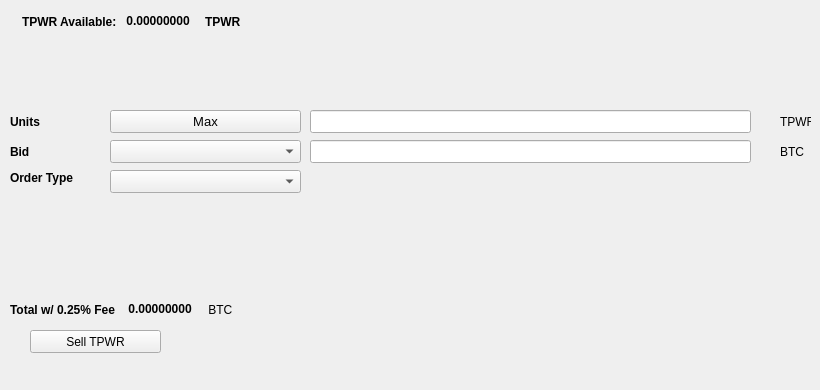
   <widget class="QWidget" name="SellTab">
    <attribute name="title">
     <string>Sell</string>
    </attribute>
    <widget class="QLabel" name="label_16">
     <property name="geometry">
      <rect>
       <x>780</x>
       <y>140</y>
       <width>31</width>
       <height>23</height>
      </rect>
     </property>
     <property name="text">
      <string>BTC</string>
     </property>
    </widget>
    <widget class="QComboBox" name="SellBidcomboBox">
     <property name="geometry">
      <rect>
       <x>110</x>
       <y>140</y>
       <width>191</width>
       <height>23</height>
      </rect>
     </property>
     <property name="font">
      <font>
       <pointsize>10</pointsize>
      </font>
     </property>
    </widget>
    <widget class="QLabel" name="label_18">
     <property name="geometry">
      <rect>
       <x>10</x>
       <y>110</y>
       <width>46</width>
       <height>23</height>
      </rect>
     </property>
     <property name="font">
      <font>
       <weight>75</weight>
       <bold>true</bold>
      </font>
     </property>
     <property name="text">
      <string>Units</string>
     </property>
    </widget>
    <widget class="QPushButton" name="Sell_Max_Amount">
     <property name="geometry">
      <rect>
       <x>110</x>
       <y>110</y>
       <width>191</width>
       <height>23</height>
      </rect>
     </property>
     <property name="font">
      <font>
       <pointsize>10</pointsize>
      </font>
     </property>
     <property name="text">
      <string>Max</string>
     </property>
    </widget>
    <widget class="QLabel" name="label_20">
     <property name="geometry">
      <rect>
       <x>10</x>
       <y>170</y>
       <width>91</width>
       <height>16</height>
      </rect>
     </property>
     <property name="font">
      <font>
       <weight>75</weight>
       <bold>true</bold>
      </font>
     </property>
     <property name="text">
      <string>Order Type</string>
     </property>
    </widget>
    <widget class="QComboBox" name="SellOrdertypeCombo">
     <property name="geometry">
      <rect>
       <x>110</x>
       <y>170</y>
       <width>191</width>
       <height>23</height>
      </rect>
     </property>
     <property name="font">
      <font>
       <pointsize>10</pointsize>
      </font>
     </property>
    </widget>
    <widget class="QLabel" name="label_21">
     <property name="geometry">
      <rect>
       <x>10</x>
       <y>140</y>
       <width>46</width>
       <height>23</height>
      </rect>
     </property>
     <property name="font">
      <font>
       <weight>75</weight>
       <bold>true</bold>
      </font>
     </property>
     <property name="text">
      <string>Bid</string>
     </property>
    </widget>
    <widget class="QLabel" name="label_22">
     <property name="geometry">
      <rect>
       <x>780</x>
       <y>110</y>
       <width>31</width>
       <height>23</height>
      </rect>
     </property>
     <property name="text">
      <string>TPWR</string>
     </property>
    </widget>
    <widget class="QLineEdit" name="UnitsInputtpwr">
     <property name="geometry">
      <rect>
       <x>310</x>
       <y>110</y>
       <width>441</width>
       <height>23</height>
      </rect>
     </property>
     <property name="font">
      <font>
       <pointsize>9</pointsize>
       <weight>75</weight>
       <bold>true</bold>
      </font>
     </property>
    </widget>
    <widget class="QLineEdit" name="SellBidPriceEdit">
     <property name="geometry">
      <rect>
       <x>310</x>
       <y>140</y>
       <width>441</width>
       <height>23</height>
      </rect>
     </property>
     <property name="font">
      <font>
       <pointsize>9</pointsize>
       <weight>75</weight>
       <bold>true</bold>
      </font>
     </property>
    </widget>
    <widget class="QPushButton" name="SelltpwrBTN">
     <property name="geometry">
      <rect>
       <x>30</x>
       <y>330</y>
       <width>131</width>
       <height>23</height>
      </rect>
     </property>
     <property name="text">
      <string>Sell TPWR</string>
     </property>
     <property name="icon">
      <iconset resource="../tpwr">
       <normaloff>:/icons/bitcoin</normaloff>:/icons/bitcoin</iconset>
     </property>
    </widget>
    <widget class="QWidget" name="layoutWidget3">
     <property name="geometry">
      <rect>
       <x>22</x>
       <y>12</y>
       <width>258</width>
       <height>19</height>
      </rect>
     </property>
     <layout class="QHBoxLayout" name="horizontalLayout">
      <item>
       <widget class="QLabel" name="label232_2">
        <property name="font">
         <font>
          <weight>75</weight>
          <bold>true</bold>
         </font>
        </property>
        <property name="text">
         <string>TPWR Available:</string>
        </property>
       </widget>
      </item>
      <item>
       <widget class="QLabel" name="tpwrAvailableLabel">
        <property name="palette">
         <palette>
          <active>
           <colorrole role="WindowText">
            <brush brushstyle="SolidPattern">
             <color alpha="255">
              <red>0</red>
              <green>0</green>
              <blue>0</blue>
             </color>
            </brush>
           </colorrole>
           <colorrole role="Button">
            <brush brushstyle="SolidPattern">
             <color alpha="255">
              <red>0</red>
              <green>170</green>
              <blue>0</blue>
             </color>
            </brush>
           </colorrole>
           <colorrole role="Light">
            <brush brushstyle="SolidPattern">
             <color alpha="255">
              <red>0</red>
              <green>255</green>
              <blue>0</blue>
             </color>
            </brush>
           </colorrole>
           <colorrole role="Midlight">
            <brush brushstyle="SolidPattern">
             <color alpha="255">
              <red>0</red>
              <green>212</green>
              <blue>0</blue>
             </color>
            </brush>
           </colorrole>
           <colorrole role="Dark">
            <brush brushstyle="SolidPattern">
             <color alpha="255">
              <red>0</red>
              <green>85</green>
              <blue>0</blue>
             </color>
            </brush>
           </colorrole>
           <colorrole role="Mid">
            <brush brushstyle="SolidPattern">
             <color alpha="255">
              <red>0</red>
              <green>113</green>
              <blue>0</blue>
             </color>
            </brush>
           </colorrole>
           <colorrole role="Text">
            <brush brushstyle="SolidPattern">
             <color alpha="255">
              <red>0</red>
              <green>170</green>
              <blue>0</blue>
             </color>
            </brush>
           </colorrole>
           <colorrole role="BrightText">
            <brush brushstyle="SolidPattern">
             <color alpha="255">
              <red>255</red>
              <green>255</green>
              <blue>255</blue>
             </color>
            </brush>
           </colorrole>
           <colorrole role="ButtonText">
            <brush brushstyle="SolidPattern">
             <color alpha="255">
              <red>0</red>
              <green>0</green>
              <blue>0</blue>
             </color>
            </brush>
           </colorrole>
           <colorrole role="Base">
            <brush brushstyle="SolidPattern">
             <color alpha="255">
              <red>255</red>
              <green>255</green>
              <blue>255</blue>
             </color>
            </brush>
           </colorrole>
           <colorrole role="Window">
            <brush brushstyle="SolidPattern">
             <color alpha="255">
              <red>0</red>
              <green>170</green>
              <blue>0</blue>
             </color>
            </brush>
           </colorrole>
           <colorrole role="Shadow">
            <brush brushstyle="SolidPattern">
             <color alpha="255">
              <red>0</red>
              <green>0</green>
              <blue>0</blue>
             </color>
            </brush>
           </colorrole>
           <colorrole role="AlternateBase">
            <brush brushstyle="SolidPattern">
             <color alpha="255">
              <red>127</red>
              <green>212</green>
              <blue>127</blue>
             </color>
            </brush>
           </colorrole>
           <colorrole role="ToolTipBase">
            <brush brushstyle="SolidPattern">
             <color alpha="255">
              <red>255</red>
              <green>255</green>
              <blue>220</blue>
             </color>
            </brush>
           </colorrole>
           <colorrole role="ToolTipText">
            <brush brushstyle="SolidPattern">
             <color alpha="255">
              <red>0</red>
              <green>0</green>
              <blue>0</blue>
             </color>
            </brush>
           </colorrole>
          </active>
          <inactive>
           <colorrole role="WindowText">
            <brush brushstyle="SolidPattern">
             <color alpha="255">
              <red>0</red>
              <green>0</green>
              <blue>0</blue>
             </color>
            </brush>
           </colorrole>
           <colorrole role="Button">
            <brush brushstyle="SolidPattern">
             <color alpha="255">
              <red>0</red>
              <green>170</green>
              <blue>0</blue>
             </color>
            </brush>
           </colorrole>
           <colorrole role="Light">
            <brush brushstyle="SolidPattern">
             <color alpha="255">
              <red>0</red>
              <green>255</green>
              <blue>0</blue>
             </color>
            </brush>
           </colorrole>
           <colorrole role="Midlight">
            <brush brushstyle="SolidPattern">
             <color alpha="255">
              <red>0</red>
              <green>212</green>
              <blue>0</blue>
             </color>
            </brush>
           </colorrole>
           <colorrole role="Dark">
            <brush brushstyle="SolidPattern">
             <color alpha="255">
              <red>0</red>
              <green>85</green>
              <blue>0</blue>
             </color>
            </brush>
           </colorrole>
           <colorrole role="Mid">
            <brush brushstyle="SolidPattern">
             <color alpha="255">
              <red>0</red>
              <green>113</green>
              <blue>0</blue>
             </color>
            </brush>
           </colorrole>
           <colorrole role="Text">
            <brush brushstyle="SolidPattern">
             <color alpha="255">
              <red>0</red>
              <green>170</green>
              <blue>0</blue>
             </color>
            </brush>
           </colorrole>
           <colorrole role="BrightText">
            <brush brushstyle="SolidPattern">
             <color alpha="255">
              <red>255</red>
              <green>255</green>
              <blue>255</blue>
             </color>
            </brush>
           </colorrole>
           <colorrole role="ButtonText">
            <brush brushstyle="SolidPattern">
             <color alpha="255">
              <red>0</red>
              <green>0</green>
              <blue>0</blue>
             </color>
            </brush>
           </colorrole>
           <colorrole role="Base">
            <brush brushstyle="SolidPattern">
             <color alpha="255">
              <red>255</red>
              <green>255</green>
              <blue>255</blue>
             </color>
            </brush>
           </colorrole>
           <colorrole role="Window">
            <brush brushstyle="SolidPattern">
             <color alpha="255">
              <red>0</red>
              <green>170</green>
              <blue>0</blue>
             </color>
            </brush>
           </colorrole>
           <colorrole role="Shadow">
            <brush brushstyle="SolidPattern">
             <color alpha="255">
              <red>0</red>
              <green>0</green>
              <blue>0</blue>
             </color>
            </brush>
           </colorrole>
           <colorrole role="AlternateBase">
            <brush brushstyle="SolidPattern">
             <color alpha="255">
              <red>127</red>
              <green>212</green>
              <blue>127</blue>
             </color>
            </brush>
           </colorrole>
           <colorrole role="ToolTipBase">
            <brush brushstyle="SolidPattern">
             <color alpha="255">
              <red>255</red>
              <green>255</green>
              <blue>220</blue>
             </color>
            </brush>
           </colorrole>
           <colorrole role="ToolTipText">
            <brush brushstyle="SolidPattern">
             <color alpha="255">
              <red>0</red>
              <green>0</green>
              <blue>0</blue>
             </color>
            </brush>
           </colorrole>
          </inactive>
          <disabled>
           <colorrole role="WindowText">
            <brush brushstyle="SolidPattern">
             <color alpha="255">
              <red>0</red>
              <green>85</green>
              <blue>0</blue>
             </color>
            </brush>
           </colorrole>
           <colorrole role="Button">
            <brush brushstyle="SolidPattern">
             <color alpha="255">
              <red>0</red>
              <green>170</green>
              <blue>0</blue>
             </color>
            </brush>
           </colorrole>
           <colorrole role="Light">
            <brush brushstyle="SolidPattern">
             <color alpha="255">
              <red>0</red>
              <green>255</green>
              <blue>0</blue>
             </color>
            </brush>
           </colorrole>
           <colorrole role="Midlight">
            <brush brushstyle="SolidPattern">
             <color alpha="255">
              <red>0</red>
              <green>212</green>
              <blue>0</blue>
             </color>
            </brush>
           </colorrole>
           <colorrole role="Dark">
            <brush brushstyle="SolidPattern">
             <color alpha="255">
              <red>0</red>
              <green>85</green>
              <blue>0</blue>
             </color>
            </brush>
           </colorrole>
           <colorrole role="Mid">
            <brush brushstyle="SolidPattern">
             <color alpha="255">
              <red>0</red>
              <green>113</green>
              <blue>0</blue>
             </color>
            </brush>
           </colorrole>
           <colorrole role="Text">
            <brush brushstyle="SolidPattern">
             <color alpha="255">
              <red>0</red>
              <green>85</green>
              <blue>0</blue>
             </color>
            </brush>
           </colorrole>
           <colorrole role="BrightText">
            <brush brushstyle="SolidPattern">
             <color alpha="255">
              <red>255</red>
              <green>255</green>
              <blue>255</blue>
             </color>
            </brush>
           </colorrole>
           <colorrole role="ButtonText">
            <brush brushstyle="SolidPattern">
             <color alpha="255">
              <red>0</red>
              <green>85</green>
              <blue>0</blue>
             </color>
            </brush>
           </colorrole>
           <colorrole role="Base">
            <brush brushstyle="SolidPattern">
             <color alpha="255">
              <red>0</red>
              <green>170</green>
              <blue>0</blue>
             </color>
            </brush>
           </colorrole>
           <colorrole role="Window">
            <brush brushstyle="SolidPattern">
             <color alpha="255">
              <red>0</red>
              <green>170</green>
              <blue>0</blue>
             </color>
            </brush>
           </colorrole>
           <colorrole role="Shadow">
            <brush brushstyle="SolidPattern">
             <color alpha="255">
              <red>0</red>
              <green>0</green>
              <blue>0</blue>
             </color>
            </brush>
           </colorrole>
           <colorrole role="AlternateBase">
            <brush brushstyle="SolidPattern">
             <color alpha="255">
              <red>0</red>
              <green>170</green>
              <blue>0</blue>
             </color>
            </brush>
           </colorrole>
           <colorrole role="ToolTipBase">
            <brush brushstyle="SolidPattern">
             <color alpha="255">
              <red>255</red>
              <green>255</green>
              <blue>220</blue>
             </color>
            </brush>
           </colorrole>
           <colorrole role="ToolTipText">
            <brush brushstyle="SolidPattern">
             <color alpha="255">
              <red>0</red>
              <green>0</green>
              <blue>0</blue>
             </color>
            </brush>
           </colorrole>
          </disabled>
         </palette>
        </property>
        <property name="font">
         <font>
          <weight>75</weight>
          <bold>true</bold>
         </font>
        </property>
        <property name="text">
         <string> 0.00000000 </string>
        </property>
        <property name="textInteractionFlags">
         <set>Qt::LinksAccessibleByMouse|Qt::TextSelectableByKeyboard|Qt::TextSelectableByMouse</set>
        </property>
       </widget>
      </item>
      <item>
       <widget class="QLabel" name="labeltpwr">
        <property name="font">
         <font>
          <weight>75</weight>
          <bold>true</bold>
         </font>
        </property>
        <property name="text">
         <string>TPWR</string>
        </property>
       </widget>
      </item>
     </layout>
    </widget>
    <widget class="QWidget" name="layoutWidget">
     <property name="geometry">
      <rect>
       <x>10</x>
       <y>300</y>
       <width>268</width>
       <height>19</height>
      </rect>
     </property>
     <layout class="QHBoxLayout" name="horizontalLayout_2">
      <item>
       <widget class="QLabel" name="label_19">
        <property name="font">
         <font>
          <weight>75</weight>
          <bold>true</bold>
         </font>
        </property>
        <property name="text">
         <string>Total w/ 0.25% Fee </string>
        </property>
       </widget>
      </item>
      <item>
       <widget class="QLabel" name="SellCostLabel">
        <property name="palette">
         <palette>
          <active>
           <colorrole role="WindowText">
            <brush brushstyle="SolidPattern">
             <color alpha="255">
              <red>0</red>
              <green>0</green>
              <blue>0</blue>
             </color>
            </brush>
           </colorrole>
           <colorrole role="Button">
            <brush brushstyle="SolidPattern">
             <color alpha="255">
              <red>0</red>
              <green>170</green>
              <blue>0</blue>
             </color>
            </brush>
           </colorrole>
           <colorrole role="Light">
            <brush brushstyle="SolidPattern">
             <color alpha="255">
              <red>0</red>
              <green>255</green>
              <blue>0</blue>
             </color>
            </brush>
           </colorrole>
           <colorrole role="Midlight">
            <brush brushstyle="SolidPattern">
             <color alpha="255">
              <red>0</red>
              <green>212</green>
              <blue>0</blue>
             </color>
            </brush>
           </colorrole>
           <colorrole role="Dark">
            <brush brushstyle="SolidPattern">
             <color alpha="255">
              <red>0</red>
              <green>85</green>
              <blue>0</blue>
             </color>
            </brush>
           </colorrole>
           <colorrole role="Mid">
            <brush brushstyle="SolidPattern">
             <color alpha="255">
              <red>0</red>
              <green>113</green>
              <blue>0</blue>
             </color>
            </brush>
           </colorrole>
           <colorrole role="Text">
            <brush brushstyle="SolidPattern">
             <color alpha="255">
              <red>0</red>
              <green>170</green>
              <blue>0</blue>
             </color>
            </brush>
           </colorrole>
           <colorrole role="BrightText">
            <brush brushstyle="SolidPattern">
             <color alpha="255">
              <red>255</red>
              <green>255</green>
              <blue>255</blue>
             </color>
            </brush>
           </colorrole>
           <colorrole role="ButtonText">
            <brush brushstyle="SolidPattern">
             <color alpha="255">
              <red>0</red>
              <green>0</green>
              <blue>0</blue>
             </color>
            </brush>
           </colorrole>
           <colorrole role="Base">
            <brush brushstyle="SolidPattern">
             <color alpha="255">
              <red>255</red>
              <green>255</green>
              <blue>255</blue>
             </color>
            </brush>
           </colorrole>
           <colorrole role="Window">
            <brush brushstyle="SolidPattern">
             <color alpha="255">
              <red>0</red>
              <green>170</green>
              <blue>0</blue>
             </color>
            </brush>
           </colorrole>
           <colorrole role="Shadow">
            <brush brushstyle="SolidPattern">
             <color alpha="255">
              <red>0</red>
              <green>0</green>
              <blue>0</blue>
             </color>
            </brush>
           </colorrole>
           <colorrole role="AlternateBase">
            <brush brushstyle="SolidPattern">
             <color alpha="255">
              <red>127</red>
              <green>212</green>
              <blue>127</blue>
             </color>
            </brush>
           </colorrole>
           <colorrole role="ToolTipBase">
            <brush brushstyle="SolidPattern">
             <color alpha="255">
              <red>255</red>
              <green>255</green>
              <blue>220</blue>
             </color>
            </brush>
           </colorrole>
           <colorrole role="ToolTipText">
            <brush brushstyle="SolidPattern">
             <color alpha="255">
              <red>0</red>
              <green>0</green>
              <blue>0</blue>
             </color>
            </brush>
           </colorrole>
          </active>
          <inactive>
           <colorrole role="WindowText">
            <brush brushstyle="SolidPattern">
             <color alpha="255">
              <red>0</red>
              <green>0</green>
              <blue>0</blue>
             </color>
            </brush>
           </colorrole>
           <colorrole role="Button">
            <brush brushstyle="SolidPattern">
             <color alpha="255">
              <red>0</red>
              <green>170</green>
              <blue>0</blue>
             </color>
            </brush>
           </colorrole>
           <colorrole role="Light">
            <brush brushstyle="SolidPattern">
             <color alpha="255">
              <red>0</red>
              <green>255</green>
              <blue>0</blue>
             </color>
            </brush>
           </colorrole>
           <colorrole role="Midlight">
            <brush brushstyle="SolidPattern">
             <color alpha="255">
              <red>0</red>
              <green>212</green>
              <blue>0</blue>
             </color>
            </brush>
           </colorrole>
           <colorrole role="Dark">
            <brush brushstyle="SolidPattern">
             <color alpha="255">
              <red>0</red>
              <green>85</green>
              <blue>0</blue>
             </color>
            </brush>
           </colorrole>
           <colorrole role="Mid">
            <brush brushstyle="SolidPattern">
             <color alpha="255">
              <red>0</red>
              <green>113</green>
              <blue>0</blue>
             </color>
            </brush>
           </colorrole>
           <colorrole role="Text">
            <brush brushstyle="SolidPattern">
             <color alpha="255">
              <red>0</red>
              <green>170</green>
              <blue>0</blue>
             </color>
            </brush>
           </colorrole>
           <colorrole role="BrightText">
            <brush brushstyle="SolidPattern">
             <color alpha="255">
              <red>255</red>
              <green>255</green>
              <blue>255</blue>
             </color>
            </brush>
           </colorrole>
           <colorrole role="ButtonText">
            <brush brushstyle="SolidPattern">
             <color alpha="255">
              <red>0</red>
              <green>0</green>
              <blue>0</blue>
             </color>
            </brush>
           </colorrole>
           <colorrole role="Base">
            <brush brushstyle="SolidPattern">
             <color alpha="255">
              <red>255</red>
              <green>255</green>
              <blue>255</blue>
             </color>
            </brush>
           </colorrole>
           <colorrole role="Window">
            <brush brushstyle="SolidPattern">
             <color alpha="255">
              <red>0</red>
              <green>170</green>
              <blue>0</blue>
             </color>
            </brush>
           </colorrole>
           <colorrole role="Shadow">
            <brush brushstyle="SolidPattern">
             <color alpha="255">
              <red>0</red>
              <green>0</green>
              <blue>0</blue>
             </color>
            </brush>
           </colorrole>
           <colorrole role="AlternateBase">
            <brush brushstyle="SolidPattern">
             <color alpha="255">
              <red>127</red>
              <green>212</green>
              <blue>127</blue>
             </color>
            </brush>
           </colorrole>
           <colorrole role="ToolTipBase">
            <brush brushstyle="SolidPattern">
             <color alpha="255">
              <red>255</red>
              <green>255</green>
              <blue>220</blue>
             </color>
            </brush>
           </colorrole>
           <colorrole role="ToolTipText">
            <brush brushstyle="SolidPattern">
             <color alpha="255">
              <red>0</red>
              <green>0</green>
              <blue>0</blue>
             </color>
            </brush>
           </colorrole>
          </inactive>
          <disabled>
           <colorrole role="WindowText">
            <brush brushstyle="SolidPattern">
             <color alpha="255">
              <red>0</red>
              <green>85</green>
              <blue>0</blue>
             </color>
            </brush>
           </colorrole>
           <colorrole role="Button">
            <brush brushstyle="SolidPattern">
             <color alpha="255">
              <red>0</red>
              <green>170</green>
              <blue>0</blue>
             </color>
            </brush>
           </colorrole>
           <colorrole role="Light">
            <brush brushstyle="SolidPattern">
             <color alpha="255">
              <red>0</red>
              <green>255</green>
              <blue>0</blue>
             </color>
            </brush>
           </colorrole>
           <colorrole role="Midlight">
            <brush brushstyle="SolidPattern">
             <color alpha="255">
              <red>0</red>
              <green>212</green>
              <blue>0</blue>
             </color>
            </brush>
           </colorrole>
           <colorrole role="Dark">
            <brush brushstyle="SolidPattern">
             <color alpha="255">
              <red>0</red>
              <green>85</green>
              <blue>0</blue>
             </color>
            </brush>
           </colorrole>
           <colorrole role="Mid">
            <brush brushstyle="SolidPattern">
             <color alpha="255">
              <red>0</red>
              <green>113</green>
              <blue>0</blue>
             </color>
            </brush>
           </colorrole>
           <colorrole role="Text">
            <brush brushstyle="SolidPattern">
             <color alpha="255">
              <red>0</red>
              <green>85</green>
              <blue>0</blue>
             </color>
            </brush>
           </colorrole>
           <colorrole role="BrightText">
            <brush brushstyle="SolidPattern">
             <color alpha="255">
              <red>255</red>
              <green>255</green>
              <blue>255</blue>
             </color>
            </brush>
           </colorrole>
           <colorrole role="ButtonText">
            <brush brushstyle="SolidPattern">
             <color alpha="255">
              <red>0</red>
              <green>85</green>
              <blue>0</blue>
             </color>
            </brush>
           </colorrole>
           <colorrole role="Base">
            <brush brushstyle="SolidPattern">
             <color alpha="255">
              <red>0</red>
              <green>170</green>
              <blue>0</blue>
             </color>
            </brush>
           </colorrole>
           <colorrole role="Window">
            <brush brushstyle="SolidPattern">
             <color alpha="255">
              <red>0</red>
              <green>170</green>
              <blue>0</blue>
             </color>
            </brush>
           </colorrole>
           <colorrole role="Shadow">
            <brush brushstyle="SolidPattern">
             <color alpha="255">
              <red>0</red>
              <green>0</green>
              <blue>0</blue>
             </color>
            </brush>
           </colorrole>
           <colorrole role="AlternateBase">
            <brush brushstyle="SolidPattern">
             <color alpha="255">
              <red>0</red>
              <green>170</green>
              <blue>0</blue>
             </color>
            </brush>
           </colorrole>
           <colorrole role="ToolTipBase">
            <brush brushstyle="SolidPattern">
             <color alpha="255">
              <red>255</red>
              <green>255</green>
              <blue>220</blue>
             </color>
            </brush>
           </colorrole>
           <colorrole role="ToolTipText">
            <brush brushstyle="SolidPattern">
             <color alpha="255">
              <red>0</red>
              <green>0</green>
              <blue>0</blue>
             </color>
            </brush>
           </colorrole>
          </disabled>
         </palette>
        </property>
        <property name="font">
         <font>
          <weight>75</weight>
          <bold>true</bold>
         </font>
        </property>
        <property name="autoFillBackground">
         <bool>false</bool>
        </property>
        <property name="text">
         <string> 0.00000000</string>
        </property>
        <property name="textInteractionFlags">
         <set>Qt::LinksAccessibleByMouse|Qt::TextSelectableByMouse</set>
        </property>
       </widget>
      </item>
      <item>
       <widget class="QLabel" name="label_17">
        <property name="font">
         <font>
          <weight>50</weight>
          <bold>false</bold>
         </font>
        </property>
        <property name="text">
         <string> BTC</string>
        </property>
       </widget>
      </item>
     </layout>
    </widget>
    <widget class="QLabel" name="label_23">
     <property name="geometry">
      <rect>
       <x>460</x>
       <y>300</y>
       <width>281</width>
       <height>81</height>
      </rect>
     </property>
     <property name="text">
      <string/>
     </property>
     <property name="pixmap">
      <pixmap>:/images/bittrex</pixmap>
     </property>
    </widget>
   </widget>
